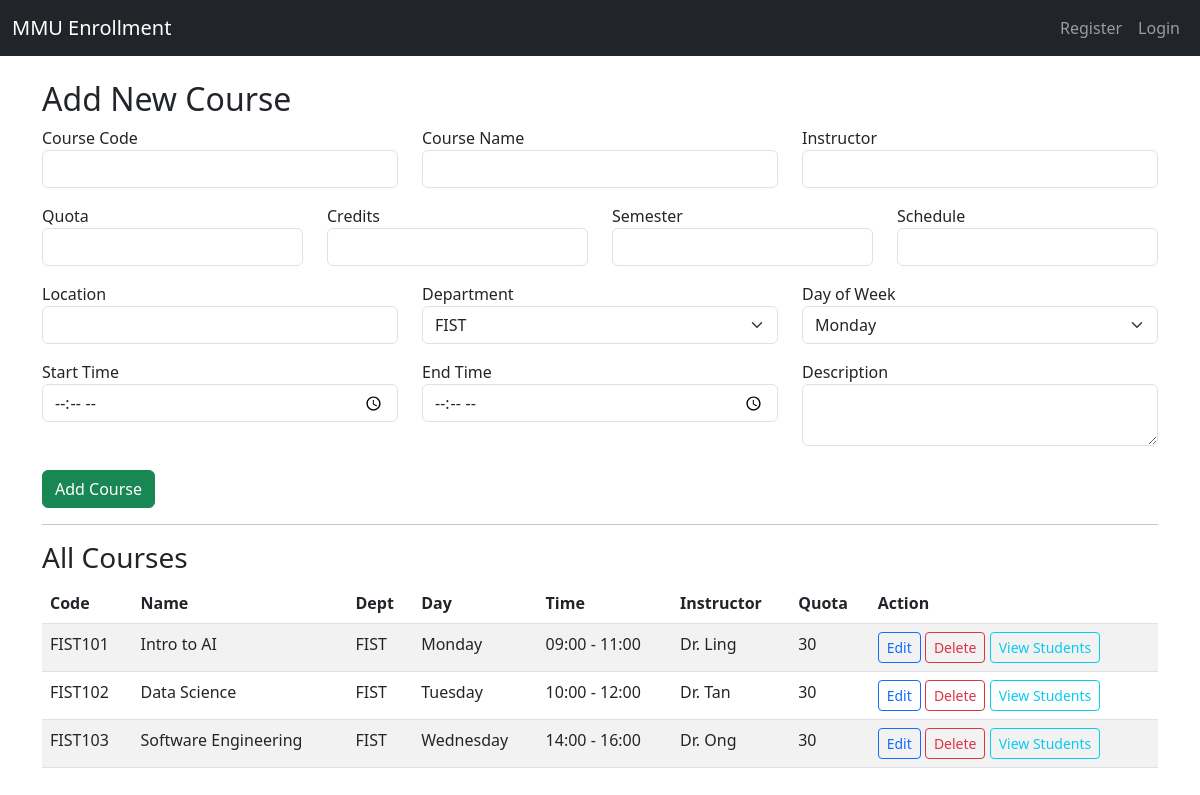
/admin/dashboard (signed in), run on an earlier commit of the app's database.
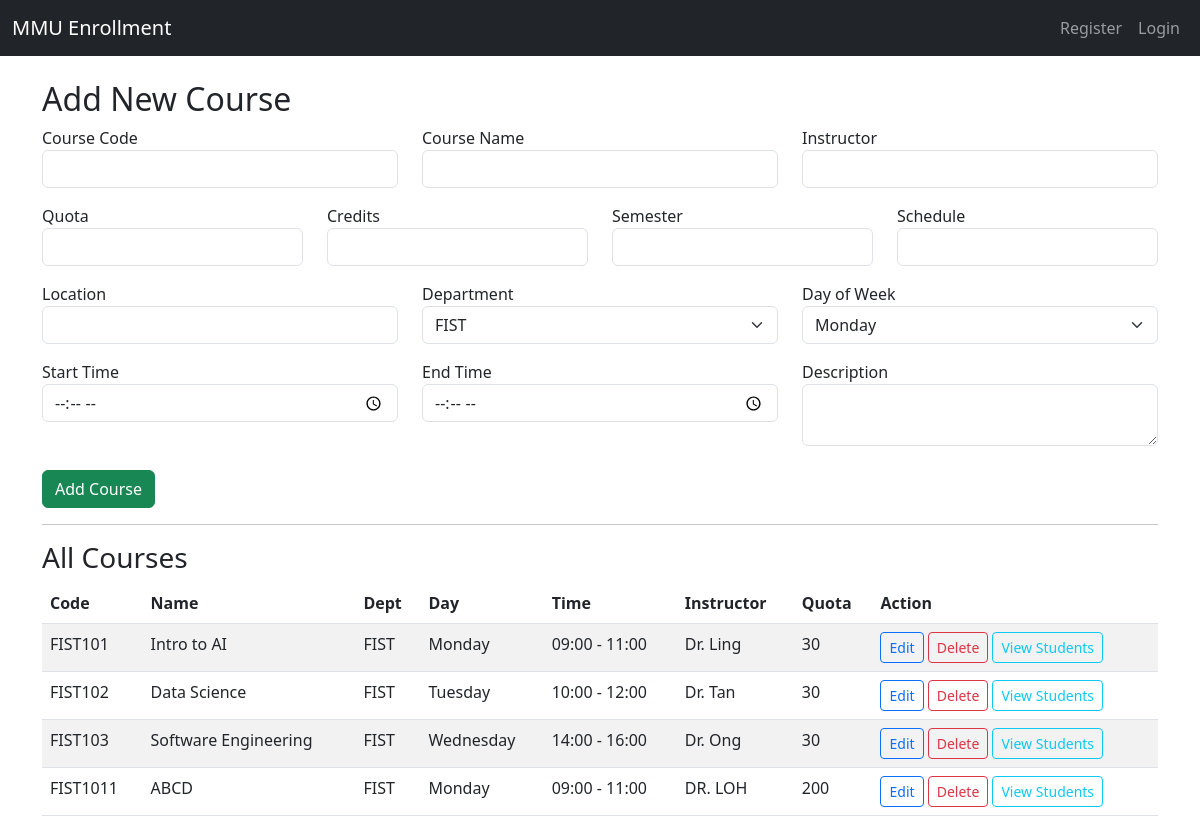
And on a later commit of the database.
### app/models.py (models this page shows)
class Course(db.Model):
    id = db.Column(db.Integer, primary_key=True)
    course_code = db.Column(db.String(10), unique=True)
    course_name = db.Column(db.String(128))
    instructor = db.Column(db.String(64))
    quota = db.Column(db.Integer)
    description = db.Column(db.Text)
    credits = db.Column(db.Integer)
    semester = db.Column(db.String(64))
    schedule = db.Column(db.String(128))
    location = db.Column(db.String(128))
    department = db.Column(db.String(64))
    day_of_week = db.Column(db.String(16))
    start_time = db.Column(db.Time)
    end_time = db.Column(db.Time)
    enrollments = db.relationship('Enrollment', backref='course', lazy=True)

### app/routes.py (the view, shortened to what this page needs)
@main.route("/admin/dashboard", methods=["GET", "POST"])
def admin_dashboard():
    if "admin_id" not in session:
        flash("Admin access only.", "warning")
        return redirect(url_for("main.admin_login"))
    form = CourseAddForm()
    courses = Course.query.all()
    return render_template("admin_dashboard.html", form=form, courses=courses)

### app/forms.py
class CourseAddForm(FlaskForm):
    course_code = StringField("Course Code", validators=[DataRequired()])
    course_name = StringField("Course Name", validators=[DataRequired()])
    instructor = StringField("Instructor", validators=[DataRequired()])
    quota = IntegerField("Quota", validators=[DataRequired()])
    credits = IntegerField("Credits", validators=[DataRequired()])
    semester = StringField("Semester", validators=[DataRequired()])
    schedule = StringField("Schedule", validators=[DataRequired()])
    location = StringField("Location", validators=[DataRequired()])
    department = SelectField("Department", choices=DEPARTMENTS, validators=[DataRequired()])
    day_of_week = SelectField("Day of Week", choices=[
        ("Monday", "Monday"), ("Tuesday", "Tuesday"), ("Wednesday", "Wednesday"),
        ("Thursday", "Thursday"), ("Friday", "Friday")
    ], validators=[DataRequired()])
    start_time = TimeField("Start Time", validators=[DataRequired()])
    end_time = TimeField("End Time", validators=[DataRequired()])
    description = TextAreaField("Description", validators=[DataRequired()])
    submit = SubmitField("Add Course")

### app/templates/admin_dashboard.html (shortened to what this page needs)
{% extends "base.html" %}
{% block content %}
<h2>Add New Course</h2>
<form method="POST">
    <div class="row">
        <div class="col-md-4 mb-3">
            {{ form.course_code.label }} {{ form.course_code(class="form-control") }}
        </div>
        <div class="col-md-4 mb-3">
            {{ form.course_name.label }} {{ form.course_name(class="form-control") }}
        </div>
        <div class="col-md-4 mb-3">
            {{ form.instructor.label }} {{ form.instructor(class="form-control") }}
        </div>
    </div>
    <div class="row">
        <div class="col-md-3 mb-3">
            {{ form.quota.label }} {{ form.quota(class="form-control") }}
        </div>
        <div class="col-md-3 mb-3">
            {{ form.credits.label }} {{ form.credits(class="form-control") }}
        </div>
        <div class="col-md-3 mb-3">
            {{ form.semester.label }} {{ form.semester(class="form-control") }}
        </div>
        <div class="col-md-3 mb-3">
            {{ form.schedule.label }} {{ form.schedule(class="form-control") }}
        </div>
    </div>
    <div class="row">
        <div class="col-md-4 mb-3">
            {{ form.location.label }} {{ form.location(class="form-control") }}
        </div>
        <div class="col-md-4 mb-3">
            {{ form.department.label }} {{ form.department(class="form-select") }}
        </div>
        <div class="col-md-4 mb-3">
            {{ form.day_of_week.label }} {{ form.day_of_week(class="form-select") }}
        </div>
    </div>
    <div class="row">
        <div class="col-md-4 mb-3">
            {{ form.start_time.label }} {{ form.start_time(class="form-control") }}
        </div>
        <div class="col-md-4 mb-3">
            {{ form.end_time.label }} {{ form.end_time(class="form-control") }}
        </div>
        <div class="col-md-4 mb-3">
            {{ form.description.label }} {{ form.description(class="form-control", rows=2) }}
        </div>
    </div>
    <div class="mt-2">
        {{ form.submit(class="btn btn-success") }}
    </div>
</form>
<hr>
<h3>All Courses</h3>
<table class="table table-striped">
    <thead>
        <tr>
            <th>Code</th>
            <th>Name</th>
            <th>Dept</th>
            <th>Day</th>
            <th>Time</th>
            <th>Instructor</th>
            <th>Quota</th>
            <th>Action</th>
        </tr>
    </thead>
    <tbody>
        {% for c in courses %}
        <tr>
            <td>{{ c.course_code }}</td>
            <td>{{ c.course_name }}</td>
            <td>{{ c.department }}</td>
            <td>{{ c.day_of_week }}</td>
            <td>
                {% if c.start_time and c.end_time %}
                  {{ c.start_time.strftime('%H:%M') }} - {{ c.end_time.strftime('%H:%M') }}
                {% else %}
                  <span class="text-muted">No time set</span>
                {% endif %}
              </td>
            <td>{{ c.instructor }}</td>
            <td>{{ c.quota }}</td>
            <td>
                <a href="{{ url_for('main.admin_edit', course_id=c.id) }}" class="btn btn-sm btn-outline-primary">Edit</a>
                <a href="{{ url_for('main.admin_delete', course_id=c.id) }}" class="btn btn-sm btn-outline-danger">Delete</a>
                <a href="{{ url_for('main.admin_view_students', course_id=c.id) }}" class="btn btn-sm btn-outline-info">View Students</a>
            </td>
        </tr>
        {% endfor %}
    </tbody>
</table>
{% endblock %}

What changed in the data, as far as the page shows it:
added Course: course_code "FIST1011", course_name "ABCD", department "FIST", day_of_week "Monday", start_time "09:00", end_time "11:00", instructor "DR. LOH", quota "200"
